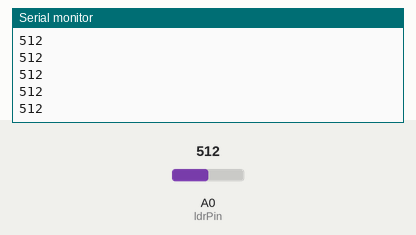
Simulated run of this sketch. Board: Arduino Uno, built with avr-gcc and run on an emulated ATmega328P. Shown: the last lines printed to the serial monitor. The inputs (shaded band) are chosen by the test bench; at power-on: A0 (ldrPin) = 512.

Above: at 1.2 s.
1.3 s: A0 (ldrPin) set to 716
At 2.0 s:
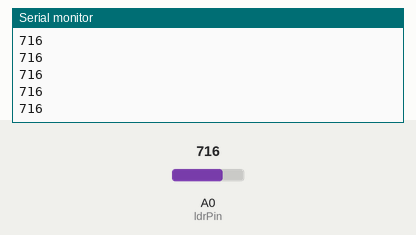
2.8 s: A0 (ldrPin) set to 900
At 3.6 s:
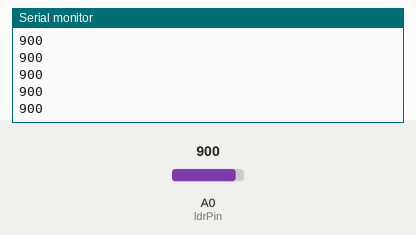
Timing chart, 0 to 5.8 s (numbered marks = the images above; inputs shaded):
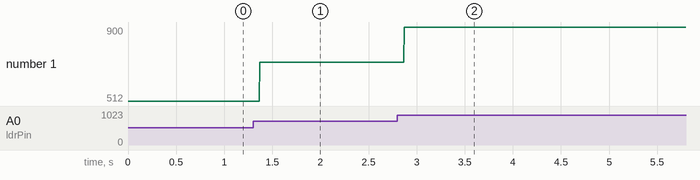

Measured:
- after the input at 1.3 s, the serial monitor: prints a new line after 0.07 s (image 1)
- after the input at 2.8 s, the serial monitor: prints a new line after 0.07 s (image 2)
- plotted number 1: 512 → 716 after the input at 1.3 s, 716 → 900 after the input at 2.8 s

The sketch:

2way.ino
```cpp
 int ldrPin = A0;

void setup() {

Serial.begin(9600);


pinMode(ldrPin, INPUT);

}

void loop() {

int ldrStatus = analogRead(ldrPin);


Serial.println(ldrStatus);


}
```
